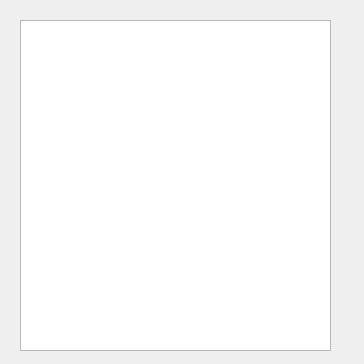
<?xml version="1.0" encoding="UTF-8"?>
<ui version="4.0">
 <class>CategoryDiscount</class>
 <widget class="QDialog" name="CategoryDiscount">
  <property name="geometry">
   <rect>
    <x>0</x>
    <y>0</y>
    <width>364</width>
    <height>364</height>
   </rect>
  </property>
  <property name="windowTitle">
   <string>Dialog</string>
  </property>
  <widget class="QTableView" name="table">
   <property name="geometry">
    <rect>
     <x>20</x>
     <y>20</y>
     <width>311</width>
     <height>331</height>
    </rect>
   </property>
  </widget>
 </widget>
 <resources/>
 <connections/>
</ui>
